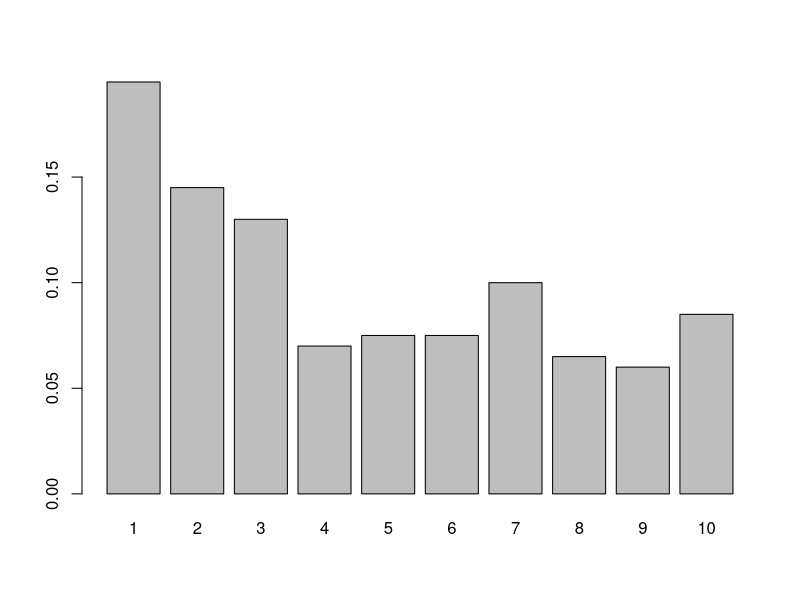
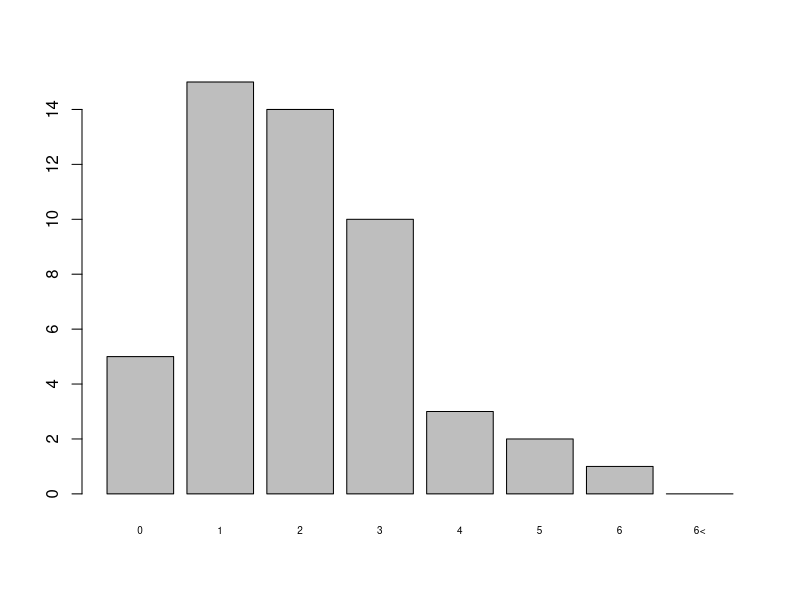

Generate these figures, in order, with R:
####################################################################
##
##   Using Chi-square goodness-of-fit test to test if a sample of  
##   data came from a population with a specific discrete 
##   distribution
##
##   date:   5/7/2018
##   author: Balint Tamasi
##
####################################################################

####################################################################
## Uniform case
####################################################################
set.seed(123)
x <- sample(1:10, 200, replace = TRUE, prob = c(rep(2, 3), rep(1, 7)))
barplot(table(x) / length(x))

## H0: discrete uniform distribution (i.e. equal prob for each number)
obs <- table(x)
chisq.test(obs, p = rep(1/length(obs), length(obs)))


####################################################################
## Poisson case
####################################################################
## Simulate Poisson distributed random numbers by counting the number 
## of events in unit time from a Poisson process
set.seed(100)
t <- 0
ct <- 0
lambda <- 2
N <- 50
while (t < N) {
  t <- t + rexp(1, lambda)
  ct <- c(ct , t)
}
x <- cut(ct, 0:N)
x <- as.numeric((table(x)))
(freq <- c(sapply(0:max(x), function(i) sum(i == x)), 0))
barplot(freq, names.arg = c(0:max(x), paste0(max(x), "<")), cex.names = 0.6)
(lambda_hat <- mean(x)) ## MLE 

## H0: Poisson distribution with rate equals to the MLE
ps <- dpois(0:max(x), lambda = lambda_hat)
(ps <- c(ps, 1 - sum(ps))) ## take care of the tail (support is 0-Inf)
chisq.test(freq, p = ps, simulate.p.value = TRUE)
